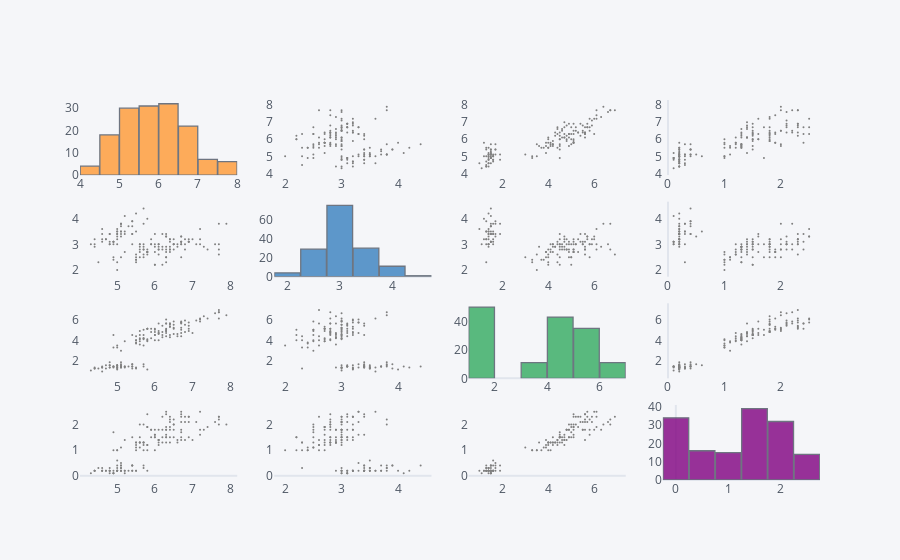

Notebook code cell kept with this figure:
### Code cell
df.scatter_matrix()

### Figure 1 — Plotly figure (JSON) as saved in the notebook; plotly's stock layout.template omitted (floating-point values rounded to 4 significant figures; data arrays with more than 128 entries replaced by an {"elided": "..."} marker saying what was removed)
{"data": [{"histfunc": "count", "histnorm": "", "marker": {"color": "rgba(255, 153, 51, 1.0)", "line": {"color": "#4D5663", "width": 1.3}}, "name": "sepal_length", "nbinsx": 10, "opacity": 0.8, "orientation": "v", "type": "histogram", "x": {"elided": "150 float values"}, "xaxis": "x", "yaxis": "y"}, {"line": {"color": "rgba(128, 128, 128, 1.0)", "dash": "solid", "shape": "linear", "width": 1.3}, "marker": {"size": 2, "symbol": "circle"}, "mode": "markers", "name": "sepal_length", "text": "", "type": "scatter", "x": {"elided": "150 float values"}, "xaxis": "x2", "y": {"elided": "150 float values"}, "yaxis": "y2"}, {"line": {"color": "rgba(128, 128, 128, 1.0)", "dash": "solid", "shape": "linear", "width": 1.3}, "marker": {"size": 2, "symbol": "circle"}, "mode": "markers", "name": "sepal_length", "text": "", "type": "scatter", "x": {"elided": "150 float values"}, "xaxis": "x3", "y": {"elided": "150 float values"}, "yaxis": "y3"}, {"line": {"color": "rgba(128, 128, 128, 1.0)", "dash": "solid", "shape": "linear", "width": 1.3}, "marker": {"size": 2, "symbol": "circle"}, "mode": "markers", "name": "sepal_length", "text": "", "type": "scatter", "x": {"elided": "150 float values"}, "xaxis": "x4", "y": {"elided": "150 float values"}, "yaxis": "y4"}, {"line": {"color": "rgba(128, 128, 128, 1.0)", "dash": "solid", "shape": "linear", "width": 1.3}, "marker": {"size": 2, "symbol": "circle"}, "mode": "markers", "name": "sepal_width", "text": "", "type": "scatter", "x": {"elided": "150 float values"}, "xaxis": "x5", "y": {"elided": "150 float values"}, "yaxis": "y5"}, {"histfunc": "count", "histnorm": "", "marker": {"color": "rgba(55, 128, 191, 1.0)", "line": {"color": "#4D5663", "width": 1.3}}, "name": "sepal_width", "nbinsx": 10, "opacity": 0.8, "orientation": "v", "type": "histogram", "x": {"elided": "150 float values"}, "xaxis": "x6", "yaxis": "y6"}, {"line": {"color": "rgba(128, 128, 128, 1.0)", "dash": "solid", "shape": "linear", "width": 1.3}, "marker": {"size": 2, "symbol": "circle"}, "mode": "markers", "name": "sepal_width", "text": "", "type": "scatter", "x": {"elided": "150 float values"}, "xaxis": "x7", "y": {"elided": "150 float values"}, "yaxis": "y7"}, {"line": {"color": "rgba(128, 128, 128, 1.0)", "dash": "solid", "shape": "linear", "width": 1.3}, "marker": {"size": 2, "symbol": "circle"}, "mode": "markers", "name": "sepal_width", "text": "", "type": "scatter", "x": {"elided": "150 float values"}, "xaxis": "x8", "y": {"elided": "150 float values"}, "yaxis": "y8"}, {"line": {"color": "rgba(128, 128, 128, 1.0)", "dash": "solid", "shape": "linear", "width": 1.3}, "marker": {"size": 2, "symbol": "circle"}, "mode": "markers", "name": "petal_length", "text": "", "type": "scatter", "x": {"elided": "150 float values"}, "xaxis": "x9", "y": {"elided": "150 float values"}, "yaxis": "y9"}, {"line": {"color": "rgba(128, 128, 128, 1.0)", "dash": "solid", "shape": "linear", "width": 1.3}, "marker": {"size": 2, "symbol": "circle"}, "mode": "markers", "name": "petal_length", "text": "", "type": "scatter", "x": {"elided": "150 float values"}, "xaxis": "x10", "y": {"elided": "150 float values"}, "yaxis": "y10"}, {"histfunc": "count", "histnorm": "", "marker": {"color": "rgba(50, 171, 96, 1.0)", "line": {"color": "#4D5663", "width": 1.3}}, "name": "petal_length", "nbinsx": 10, "opacity": 0.8, "orientation": "v", "type": "histogram", "x": {"elided": "150 float values"}, "xaxis": "x11", "yaxis": "y11"}, {"line": {"color": "rgba(128, 128, 128, 1.0)", "dash": "solid", "shape": "linear", "width": 1.3}, "marker": {"size": 2, "symbol": "circle"}, "mode": "markers", "name": "petal_length", "text": "", "type": "scatter", "x": {"elided": "150 float values"}, "xaxis": "x12", "y": {"elided": "150 float values"}, "yaxis": "y12"}, {"line": {"color": "rgba(128, 128, 128, 1.0)", "dash": "solid", "shape": "linear", "width": 1.3}, "marker": {"size": 2, "symbol": "circle"}, "mode": "markers", "name": "petal_width", "text": "", "type": "scatter", "x": {"elided": "150 float values"}, "xaxis": "x13", "y": {"elided": "150 float values"}, "yaxis": "y13"}, {"line": {"color": "rgba(128, 128, 128, 1.0)", "dash": "solid", "shape": "linear", "width": 1.3}, "marker": {"size": 2, "symbol": "circle"}, "mode": "markers", "name": "petal_width", "text": "", "type": "scatter", "x": {"elided": "150 float values"}, "xaxis": "x14", "y": {"elided": "150 float values"}, "yaxis": "y14"}, {"line": {"color": "rgba(128, 128, 128, 1.0)", "dash": "solid", "shape": "linear", "width": 1.3}, "marker": {"size": 2, "symbol": "circle"}, "mode": "markers", "name": "petal_width", "text": "", "type": "scatter", "x": {"elided": "150 float values"}, "xaxis": "x15", "y": {"elided": "150 float values"}, "yaxis": "y15"}, {"histfunc": "count", "histnorm": "", "marker": {"color": "rgba(128, 0, 128, 1.0)", "line": {"color": "#4D5663", "width": 1.3}}, "name": "petal_width", "nbinsx": 10, "opacity": 0.8, "orientation": "v", "type": "histogram", "x": {"elided": "150 float values"}, "xaxis": "x16", "yaxis": "y16"}], "layout": {"bargap": 0.02, "legend": {"bgcolor": "#F5F6F9", "font": {"color": "#4D5663"}}, "paper_bgcolor": "#F5F6F9", "plot_bgcolor": "#F5F6F9", "showlegend": false, "title": {"font": {"color": "#4D5663"}}, "xaxis": {"anchor": "y", "domain": [0, 0.2125], "gridcolor": "#E1E5ED", "showgrid": false, "tickfont": {"color": "#4D5663"}, "title": {"font": {"color": "#4D5663"}, "text": ""}, "zerolinecolor": "#E1E5ED"}, "xaxis10": {"anchor": "y10", "domain": [0.2625, 0.475], "gridcolor": "#E1E5ED", "showgrid": false, "tickfont": {"color": "#4D5663"}, "title": {"font": {"color": "#4D5663"}, "text": ""}, "zerolinecolor": "#E1E5ED"}, "xaxis11": {"anchor": "y11", "domain": [0.525, 0.7375], "gridcolor": "#E1E5ED", "showgrid": false, "tickfont": {"color": "#4D5663"}, "title": {"font": {"color": "#4D5663"}, "text": ""}, "zerolinecolor": "#E1E5ED"}, "xaxis12": {"anchor": "y12", "domain": [0.7875, 1], "gridcolor": "#E1E5ED", "showgrid": false, "tickfont": {"color": "#4D5663"}, "title": {"font": {"color": "#4D5663"}, "text": ""}, "zerolinecolor": "#E1E5ED"}, "xaxis13": {"anchor": "y13", "domain": [0, 0.2125], "gridcolor": "#E1E5ED", "showgrid": false, "tickfont": {"color": "#4D5663"}, "title": {"font": {"color": "#4D5663"}, "text": ""}, "zerolinecolor": "#E1E5ED"}, "xaxis14": {"anchor": "y14", "domain": [0.2625, 0.475], "gridcolor": "#E1E5ED", "showgrid": false, "tickfont": {"color": "#4D5663"}, "title": {"font": {"color": "#4D5663"}, "text": ""}, "zerolinecolor": "#E1E5ED"}, "xaxis15": {"anchor": "y15", "domain": [0.525, 0.7375], "gridcolor": "#E1E5ED", "showgrid": false, "tickfont": {"color": "#4D5663"}, "title": {"font": {"color": "#4D5663"}, "text": ""}, "zerolinecolor": "#E1E5ED"}, "xaxis16": {"anchor": "y16", "domain": [0.7875, 1], "gridcolor": "#E1E5ED", "showgrid": false, "tickfont": {"color": "#4D5663"}, "title": {"font": {"color": "#4D5663"}, "text": ""}, "zerolinecolor": "#E1E5ED"}, "xaxis2": {"anchor": "y2", "domain": [0.2625, 0.475], "gridcolor": "#E1E5ED", "showgrid": false, "tickfont": {"color": "#4D5663"}, "title": {"font": {"color": "#4D5663"}, "text": ""}, "zerolinecolor": "#E1E5ED"}, "xaxis3": {"anchor": "y3", "domain": [0.525, 0.7375], "gridcolor": "#E1E5ED", "showgrid": false, "tickfont": {"color": "#4D5663"}, "title": {"font": {"color": "#4D5663"}, "text": ""}, "zerolinecolor": "#E1E5ED"}, "xaxis4": {"anchor": "y4", "domain": [0.7875, 1], "gridcolor": "#E1E5ED", "showgrid": false, "tickfont": {"color": "#4D5663"}, "title": {"font": {"color": "#4D5663"}, "text": ""}, "zerolinecolor": "#E1E5ED"}, "xaxis5": {"anchor": "y5", "domain": [0, 0.2125], "gridcolor": "#E1E5ED", "showgrid": false, "tickfont": {"color": "#4D5663"}, "title": {"font": {"color": "#4D5663"}, "text": ""}, "zerolinecolor": "#E1E5ED"}, "xaxis6": {"anchor": "y6", "domain": [0.2625, 0.475], "gridcolor": "#E1E5ED", "showgrid": false, "tickfont": {"color": "#4D5663"}, "title": {"font": {"color": "#4D5663"}, "text": ""}, "zerolinecolor": "#E1E5ED"}, "xaxis7": {"anchor": "y7", "domain": [0.525, 0.7375], "gridcolor": "#E1E5ED", "showgrid": false, "tickfont": {"color": "#4D5663"}, "title": {"font": {"color": "#4D5663"}, "text": ""}, "zerolinecolor": "#E1E5ED"}, "xaxis8": {"anchor": "y8", "domain": [0.7875, 1], "gridcolor": "#E1E5ED", "showgrid": false, "tickfont": {"color": "#4D5663"}, "title": {"font": {"color": "#4D5663"}, "text": ""}, "zerolinecolor": "#E1E5ED"}, "xaxis9": {"anchor": "y9", "domain": [0, 0.2125], "gridcolor": "#E1E5ED", "showgrid": false, "tickfont": {"color": "#4D5663"}, "title": {"font": {"color": "#4D5663"}, "text": ""}, "zerolinecolor": "#E1E5ED"}, "yaxis": {"anchor": "x", "domain": [0.8025, 1], "gridcolor": "#E1E5ED", "showgrid": false, "tickfont": {"color": "#4D5663"}, "title": {"font": {"color": "#4D5663"}, "text": ""}, "zerolinecolor": "#E1E5ED"}, "yaxis10": {"anchor": "x10", "domain": [0.2675, 0.465], "gridcolor": "#E1E5ED", "showgrid": false, "tickfont": {"color": "#4D5663"}, "title": {"font": {"color": "#4D5663"}, "text": ""}, "zerolinecolor": "#E1E5ED"}, "yaxis11": {"anchor": "x11", "domain": [0.2675, 0.465], "gridcolor": "#E1E5ED", "showgrid": false, "tickfont": {"color": "#4D5663"}, "title": {"font": {"color": "#4D5663"}, "text": ""}, "zerolinecolor": "#E1E5ED"}, "yaxis12": {"anchor": "x12", "domain": [0.2675, 0.465], "gridcolor": "#E1E5ED", "showgrid": false, "tickfont": {"color": "#4D5663"}, "title": {"font": {"color": "#4D5663"}, "text": ""}, "zerolinecolor": "#E1E5ED"}, "yaxis13": {"anchor": "x13", "domain": [0, 0.1975], "gridcolor": "#E1E5ED", "showgrid": false, "tickfont": {"color": "#4D5663"}, "title": {"font": {"color": "#4D5663"}, "text": ""}, "zerolinecolor": "#E1E5ED"}, "yaxis14": {"anchor": "x14", "domain": [0, 0.1975], "gridcolor": "#E1E5ED", "showgrid": false, "tickfont": {"color": "#4D5663"}, "title": {"font": {"color": "#4D5663"}, "text": ""}, "zerolinecolor": "#E1E5ED"}, "yaxis15": {"anchor": "x15", "domain": [0, 0.1975], "gridcolor": "#E1E5ED", "showgrid": false, "tickfont": {"color": "#4D5663"}, "title": {"font": {"color": "#4D5663"}, "text": ""}, "zerolinecolor": "#E1E5ED"}, "yaxis16": {"anchor": "x16", "domain": [0, 0.1975], "gridcolor": "#E1E5ED", "showgrid": false, "tickfont": {"color": "#4D5663"}, "title": {"font": {"color": "#4D5663"}, "text": ""}, "zerolinecolor": "#E1E5ED"}, "yaxis2": {"anchor": "x2", "domain": [0.8025, 1], "gridcolor": "#E1E5ED", "showgrid": false, "tickfont": {"color": "#4D5663"}, "title": {"font": {"color": "#4D5663"}, "text": ""}, "zerolinecolor": "#E1E5ED"}, "yaxis3": {"anchor": "x3", "domain": [0.8025, 1], "gridcolor": "#E1E5ED", "showgrid": false, "tickfont": {"color": "#4D5663"}, "title": {"font": {"color": "#4D5663"}, "text": ""}, "zerolinecolor": "#E1E5ED"}, "yaxis4": {"anchor": "x4", "domain": [0.8025, 1], "gridcolor": "#E1E5ED", "showgrid": false, "tickfont": {"color": "#4D5663"}, "title": {"font": {"color": "#4D5663"}, "text": ""}, "zerolinecolor": "#E1E5ED"}, "yaxis5": {"anchor": "x5", "domain": [0.535, 0.7325], "gridcolor": "#E1E5ED", "showgrid": false, "tickfont": {"color": "#4D5663"}, "title": {"font": {"color": "#4D5663"}, "text": ""}, "zerolinecolor": "#E1E5ED"}, "yaxis6": {"anchor": "x6", "domain": [0.535, 0.7325], "gridcolor": "#E1E5ED", "showgrid": false, "tickfont": {"color": "#4D5663"}, "title": {"font": {"color": "#4D5663"}, "text": ""}, "zerolinecolor": "#E1E5ED"}, "yaxis7": {"anchor": "x7", "domain": [0.535, 0.7325], "gridcolor": "#E1E5ED", "showgrid": false, "tickfont": {"color": "#4D5663"}, "title": {"font": {"color": "#4D5663"}, "text": ""}, "zerolinecolor": "#E1E5ED"}, "yaxis8": {"anchor": "x8", "domain": [0.535, 0.7325], "gridcolor": "#E1E5ED", "showgrid": false, "tickfont": {"color": "#4D5663"}, "title": {"font": {"color": "#4D5663"}, "text": ""}, "zerolinecolor": "#E1E5ED"}, "yaxis9": {"anchor": "x9", "domain": [0.2675, 0.465], "gridcolor": "#E1E5ED", "showgrid": false, "tickfont": {"color": "#4D5663"}, "title": {"font": {"color": "#4D5663"}, "text": ""}, "zerolinecolor": "#E1E5ED"}}}
